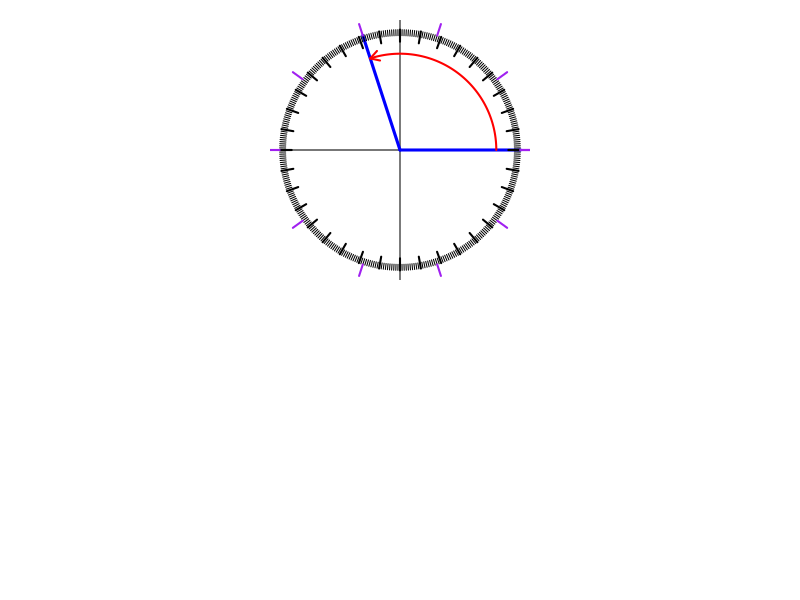

Generate this figure with R:
## ---- chunk 1
while(T){
  rots = round(runif(1,0.1,10),1)
  degs = rots*360
  if(rots%%1 != 0){break}
}
shuch = list(c(0,degs/180*pi))
## ---- chunk 2
par(mfrow = c(2, 1))
for(i in 1:length(shuch)){
  par(mar=c(1,1,1,1),pty="s")
  plot(0,0,type="n",ann=F,axes=F,xlim=c(-1,1),ylim=c(-1,1))
  abline(h=0)
  abline(v=0)
  a1 = shuch[[i]][1]
  a2 = shuch[[i]][2]
  lines(c(0,cos(a1)),c(0,sin(a1)),col="blue",lwd=3)
  lines(c(0,cos(a2)),c(0,sin(a2)),col="blue",lwd=3)
  len = 500
  th = seq(a1,a2,(a2-a1)/len)
  if(abs(a2-a1)>2*pi){
    r = seq(0.4,0.8,0.4/len)
  } else {
    r = 0.8
  }
  lines(r*cos(th),r*sin(th),lwd=2,col="red")
  arrows(0.8*cos(th[len]),0.8*sin(th[len]),0.8*cos(th[len+1]),0.8*sin(th[len+1]),lwd=2,col="red",length=0.1)
  for(theta in 1:360){
    thet = theta/180*pi
    if(theta%%10==0){
      lines(c(0.9*cos(thet),cos(thet)),c(0.9*sin(thet),sin(thet)),lwd=2)
    } else {
      lines(c(0.95*cos(thet),cos(thet)),c(0.95*sin(thet),sin(thet)))
    }
  }
  for(theta in seq(0,360,36)){
    thet = theta/180*pi
    lines(c(1.1*cos(thet),cos(thet)),c(1.1*sin(thet),sin(thet)),lwd=2,col="purple")
  }
}
